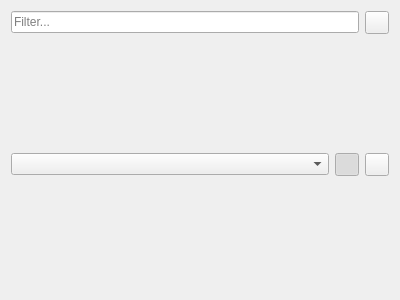
<?xml version="1.0" encoding="UTF-8"?>
<ui version="4.0">
 <class>FilterWidget</class>
 <widget class="QWidget" name="FilterWidget">
  <property name="geometry">
   <rect>
    <x>0</x>
    <y>0</y>
    <width>400</width>
    <height>300</height>
   </rect>
  </property>
  <property name="windowTitle">
   <string>Form</string>
  </property>
  <layout class="QVBoxLayout" name="verticalLayout">
   <item>
    <layout class="QHBoxLayout" name="horizontalLayout">
     <item>
      <widget class="QLineEdit" name="filterEdit">
       <property name="placeholderText">
        <string>Filter...</string>
       </property>
      </widget>
     </item>
     <item>
      <widget class="QToolButton" name="extensionButton">
       <property name="text">
        <string/>
       </property>
       <property name="icon">
        <iconset theme="arrow-down-double"/>
       </property>
       <property name="checkable">
        <bool>true</bool>
       </property>
      </widget>
     </item>
    </layout>
   </item>
   <item>
    <widget class="QWidget" name="extension" native="true">
     <layout class="QHBoxLayout" name="horizontalLayout_2">
      <property name="leftMargin">
       <number>0</number>
      </property>
      <property name="topMargin">
       <number>0</number>
      </property>
      <property name="rightMargin">
       <number>0</number>
      </property>
      <property name="bottomMargin">
       <number>0</number>
      </property>
      <item>
       <widget class="QComboBox" name="sortTypeCombo"/>
      </item>
      <item>
       <widget class="QToolButton" name="ascendingButton">
        <property name="text">
         <string/>
        </property>
        <property name="icon">
         <iconset theme="arrow-up"/>
        </property>
        <property name="checkable">
         <bool>true</bool>
        </property>
        <property name="checked">
         <bool>true</bool>
        </property>
        <attribute name="buttonGroup">
         <string notr="true">sortOrderGroup</string>
        </attribute>
       </widget>
      </item>
      <item>
       <widget class="QToolButton" name="descendingButton">
        <property name="text">
         <string/>
        </property>
        <property name="icon">
         <iconset theme="arrow-down"/>
        </property>
        <property name="checkable">
         <bool>true</bool>
        </property>
        <attribute name="buttonGroup">
         <string notr="true">sortOrderGroup</string>
        </attribute>
       </widget>
      </item>
     </layout>
    </widget>
   </item>
  </layout>
 </widget>
 <resources/>
 <connections>
  <connection>
   <sender>extensionButton</sender>
   <signal>toggled(bool)</signal>
   <receiver>extension</receiver>
   <slot>setVisible(bool)</slot>
   <hints>
    <hint type="sourcelabel">
     <x>381</x>
     <y>82</y>
    </hint>
    <hint type="destinationlabel">
     <x>375</x>
     <y>165</y>
    </hint>
   </hints>
  </connection>
 </connections>
 <buttongroups>
  <buttongroup name="sortOrderGroup"/>
 </buttongroups>
</ui>
